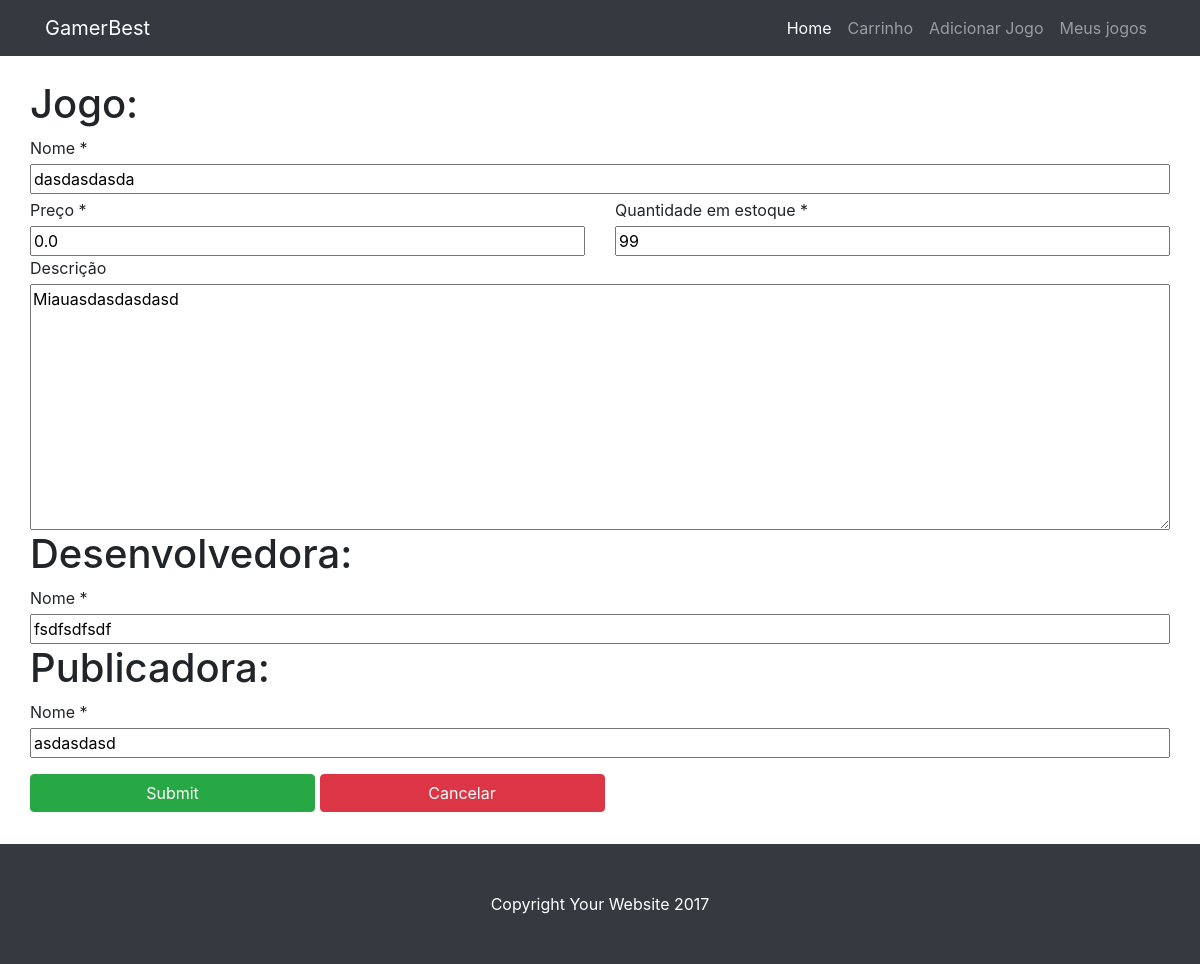
Page /jogo/12/editar/ on the earlier database version.
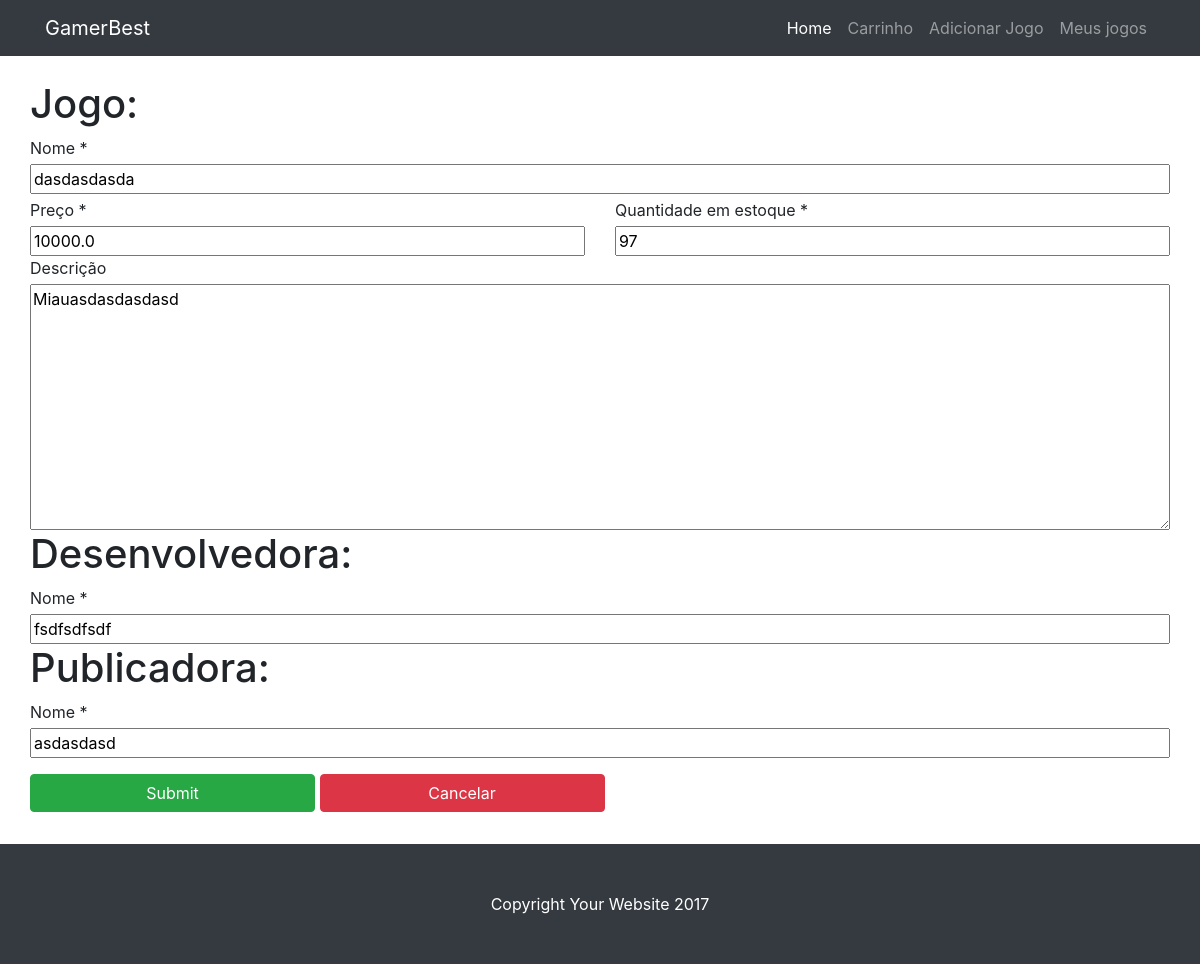
Same page on the later database version.
### games/models.py (models this page shows)
class Jogo(models.Model):
    nome = models.CharField(max_length=100)
    preco = models.FloatField(default=0)
    descricao = models.TextField(default="Miau")
    quant_estoque = models.IntegerField(default=0)
    desenvolvedora = models.ForeignKey(Desenvolvedora, on_delete=models.CASCADE, related_name='jogos')
    publicadora = models.ForeignKey(Publicadora, on_delete=models.CASCADE, related_name='jogos')

### games/views.py (the view)
# urls.py: path('jogo/<int:jogo_id>/editar/', views.editar_jogo, name='editar_jogo'),
def editar_jogo(request, jogo_id):
    jogo = Jogo.objects.get(id=jogo_id)
    if request.method == 'POST':
        desenvolvedoraform = DesenvolvedoraForm(request.POST, instance=jogo.desenvolvedora)
        publicadoraform = PublicadoraForm(request.POST, instance=jogo.publicadora)
        jogoform = JogoForm(request.POST, instance=jogo)
        if desenvolvedoraform.is_valid() and publicadoraform.is_valid() and jogoform.is_valid():
            jogo_instance = jogoform.save(commit=False)
            if jogo_instance.preco < 0:
                raise ValidationError(
                    "Não pode preço negativo"
                )
            if jogo_instance.quant_estoque < 0:
                raise ValidationError(
                    "Não pode estoque negativo"
                )
            desenvolvedora_instance = desenvolvedoraform.save()
            publicadora_instance = publicadoraform.save()
            jogo_instance.desenvolvedora = desenvolvedora_instance
            jogo_instance.publicadora = publicadora_instance
            jogo_instance.save()
            return redirect('home')
        else:
            desenvolvedoraform = DesenvolvedoraForm(instance=jogo.desenvolvedora)
            publicadoraform = PublicadoraForm(instance=jogo.publicadora)
            jogoform = JogoForm(instance=jogo)
            return render(request, 'add_jogo.html', {'desenvolvedoraform': desenvolvedoraform,
                                                     'publicadoraform': publicadoraform,
                                                     'jogoform': jogoform})
    else:
        desenvolvedoraform = DesenvolvedoraForm(instance=jogo.desenvolvedora)
        publicadoraform = PublicadoraForm(instance=jogo.publicadora)
        jogoform = JogoForm(instance=jogo)
        return render(request, 'add_jogo.html', {'desenvolvedoraform': desenvolvedoraform,
                                                 'publicadoraform': publicadoraform,
                                                 'jogoform': jogoform})

### mygames/forms.py
class DesenvolvedoraForm(ModelForm):
    class Meta:
        model = Desenvolvedora
        fields = ['nome_desenvolvedora']

class PublicadoraForm(ModelForm):
    class Meta:
        model = Publicadora
        fields = ['nome_publicadora']

### games/templates/add_jogo.html
{% extends 'base.html' %}
{% block body %}
    {% include 'form_jogo.html' %}
{% endblock %}

### games/templates/form_jogo.html (shortened to what this page needs)
<form method="post" class=" w-100">
    <h1>Jogo:</h1>
    <div class="d-flex flex-column">
        <p class=" mb-1">Nome *</p>
        {{ jogoform.nome }}
    </div>
    <div class="row mt-1">
        <div class="col-6 d-flex flex-column">
            <p class=" mb-1">Preço *</p>
            {{ jogoform.preco}}
        </div>
        <div class="col-6 d-flex flex-column">
            <p class=" mb-1">Quantidade em estoque *</p>
            {{ jogoform.quant_estoque}}
        </div>
    </div>
    <div class="d-flex flex-column">
        <p class=" mb-1">Descrição</p>
        {{ jogoform.descricao }}
    </div>
    <h1>Desenvolvedora:</h1>
    <div class="d-flex flex-column">
        <p class=" mb-1">Nome *</p>
        {{ desenvolvedoraform.nome_desenvolvedora }}
    </div>
    <h1>Publicadora:</h1>
    <div class="d-flex flex-column">
        <p class=" mb-1">Nome *</p>
        {{ publicadoraform.nome_publicadora }}
    </div>
    <div class="mt-3 mb-3">
        <input type="submit" class="btn btn-success w-25">
        <a href="#"><button class=" btn btn-danger w-25">Cancelar</button></a>
    </div>
</form>

Differences in the rows shown:
changed Jogo "dasdasdasda": preco "0.0" → "10000.0"; quant_estoque "99" → "97"
